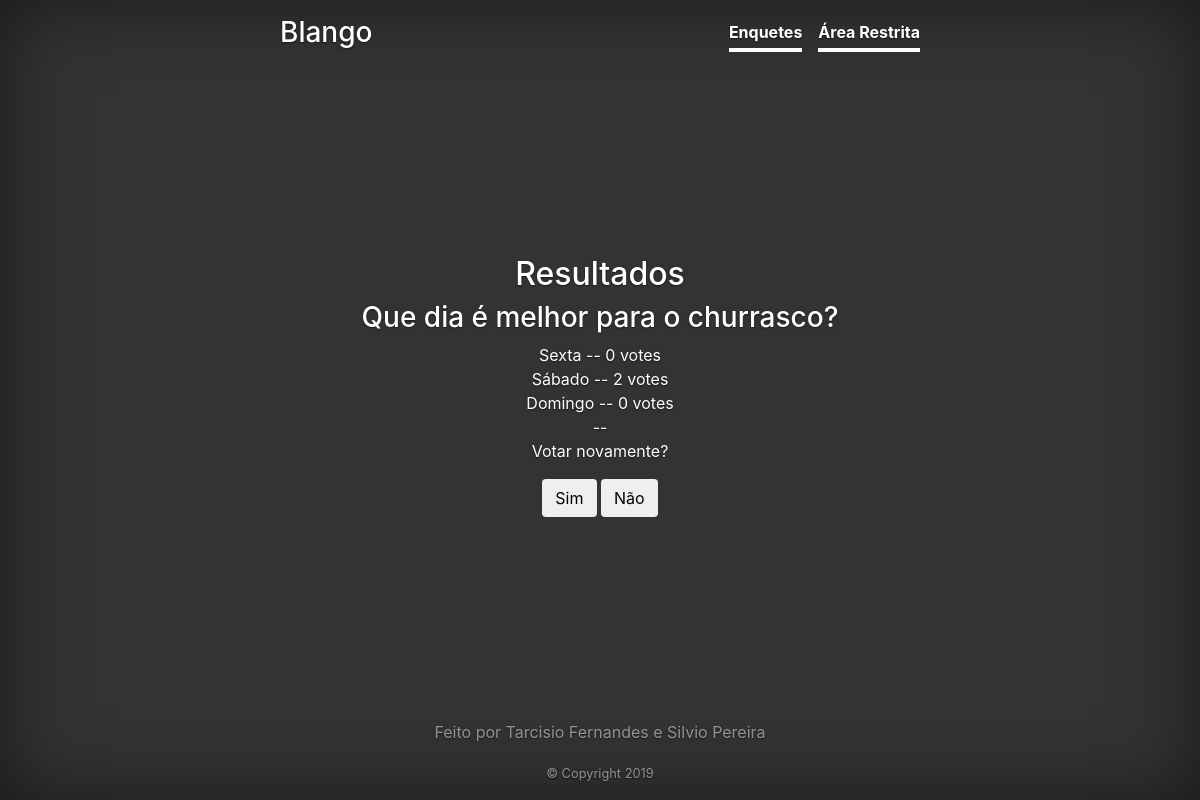
Page /polls/8/results/ on the earlier database version.
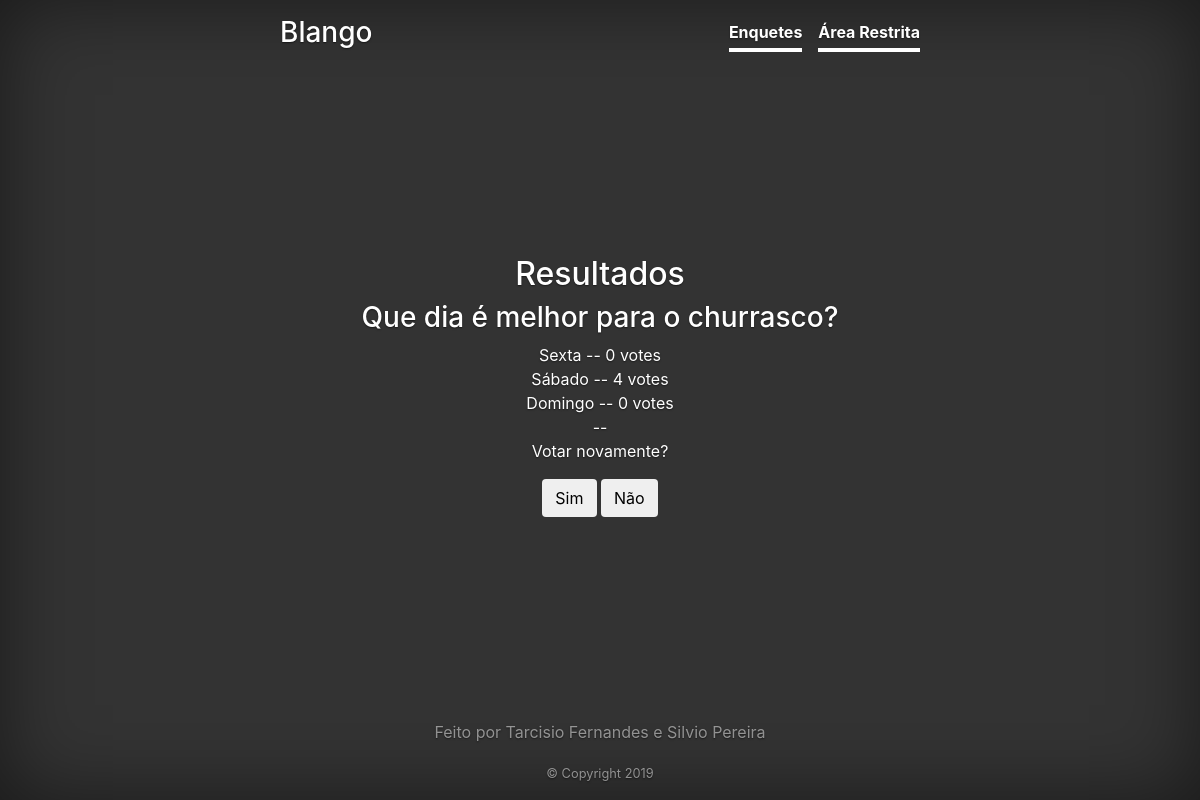
Same page on the later database version.
### polls/models.py (models this page shows, shortened)
class Choice(models.Model):
    question = models.ForeignKey(Question, on_delete=models.CASCADE)
    choice_text = models.CharField(max_length=200)
    votes = models.IntegerField(default=0)

### polls/views.py (the view)
# urls.py: path('<int:pk>/results/', views.ResultsView.as_view(), name='results'),
class ResultsView(generic.DetailView):
    model = Question
    template_name = 'polls/results.html'

### polls/templates/polls/results.html
{% extends 'polls/base.html' %}
{% block content %}
    <div>
        <h2>Resultados</h2>
        <h3>{{ question.question_text }}</h3>
        {% for choice in question.choice_set.all %}
        <div>
            {{ choice.choice_text }} -- {{ choice.votes }} vote{{ choice.votes|pluralize }}
        </div>
        {% endfor %}
        <div>
            --
        </div>
        <div>
            <p>Votar novamente?</p>
        </div>
        <div role="group" aria-label="...">
                <a href="{% url 'polls:detail' question.id %}""><button type="button" class="btn btn-default">Sim</button></a>
                <a href="{% url 'polls:index' %}"><button type="button" class="btn btn-default">Não</button></a>
        </div>
    </div>
{% endblock %}

Differences in the rows shown:
changed Choice "Sábado": votes "2" → "4"
